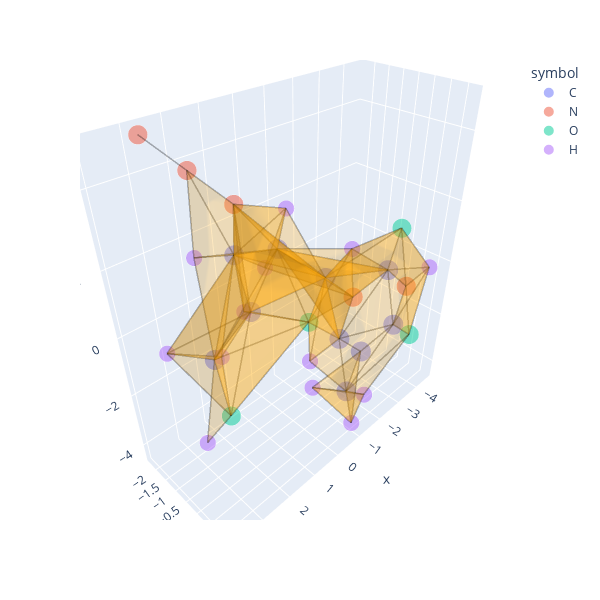

Notebook code cell kept with this figure:
### Markdown cell above
Compare the orientation of the above molecular complex with the complex generated from a randomly rotated point cloud:

### Code cell
# Generate a randomly rotated point cloud
a = DataAugmentation()
rand_rot_df_list = a.augment_single([unaligned_df], N_aug=1)
rand_rot_df = rand_rot_df_list[0]

# Generate and display the molecular complex
mm = MoleculeComplex()
mm.build(rand_rot_df)
mm.plot_skeleton(n=2, renderer='vscode+notebook_connected')

### Figure 1 — Plotly figure (JSON) as saved in the notebook; plotly's stock layout.template omitted (floating-point values rounded to 4 significant figures; data arrays with more than 128 entries replaced by an {"elided": "..."} marker saying what was removed)
{"data": [{"hovertemplate": "symbol=C<br>x=%{x}<br>y=%{y}<br>z=%{z}<br>vdw_radius=%{marker.size}<extra></extra>", "legendgroup": "C", "marker": {"color": "#636efa", "opacity": 0.5, "size": [1.7, 1.7, 1.7, 1.7, 1.7, 1.7, 1.7, 1.7, 1.7, 1.7], "sizemode": "area", "sizeref": 0.00425, "symbol": "circle"}, "mode": "markers", "name": "C", "scene": "scene", "showlegend": true, "type": "scatter3d", "x": [-1.395, -1.844, -0.8954, -0.2441, 0.02777, 1.46, 2.03, 2.873, -2.595, -3.19], "y": [0.4539, 0.5465, 0.4713, 0.4557, -0.9995, -0.9718, 0.2428, -0.1843, 0.6934, 0.6994], "z": [-3.699, -2.266, -1.243, 1.133, 1.469, 1.918, 1.177, -0.03067, 0.3892, -1.906]}, {"hovertemplate": "symbol=N<br>x=%{x}<br>y=%{y}<br>z=%{z}<br>vdw_radius=%{marker.size}<extra></extra>", "legendgroup": "N", "marker": {"color": "#EF553B", "opacity": 0.5, "size": [1.55, 1.55, 1.55, 1.55, 1.55], "sizemode": "area", "sizeref": 0.00425, "symbol": "circle"}, "mode": "markers", "name": "N", "scene": "scene", "showlegend": true, "type": "scatter3d", "x": [-1.266, 1.525, 2.108, 2.69, -3.534], "y": [0.5678, -0.7547, -1.551, -2.346, 0.7635], "z": [0.071, 3.362, 4.099, 4.835, -0.5935]}, {"hovertemplate": "symbol=O<br>x=%{x}<br>y=%{y}<br>z=%{z}<br>vdw_radius=%{marker.size}<extra></extra>", "legendgroup": "O", "marker": {"color": "#00cc96", "opacity": 0.5, "size": [1.52, 1.52, 1.52, 1.52], "sizemode": "area", "sizeref": 0.00425, "symbol": "circle"}, "mode": "markers", "name": "O", "scene": "scene", "showlegend": true, "type": "scatter3d", "x": [3.356, 0.9666, -2.966, -4.088], "y": [0.9496, 1.064, 0.741, 0.7729], "z": [-0.6969, 0.7363, 1.595, -2.788]}, {"hovertemplate": "symbol=H<br>x=%{x}<br>y=%{y}<br>z=%{z}<br>vdw_radius=%{marker.size}<extra></extra>", "legendgroup": "H", "marker": {"color": "#ab63fa", "opacity": 0.5, "size": [1.1, 1.1, 1.1, 1.1, 1.1, 1.1, 1.1, 1.1, 1.1, 1.1, 1.1, 1.1, 1.1], "sizemode": "area", "sizeref": 0.00425, "symbol": "circle"}, "mode": "markers", "name": "H", "scene": "scene", "showlegend": true, "type": "scatter3d", "x": [-2.244, -0.8811, -0.6858, 0.1459, -0.5827, -0.6636, -0.06211, 1.974, 2.682, 2.252, 3.732, 3.858, -4.543], "y": [0.5258, -0.516, 1.28, 0.3343, 0.9811, -1.38, -1.634, -1.924, 0.8372, -0.7929, -0.8012, 0.6118, 0.8634], "z": [-4.411, -3.866, -3.918, -1.509, 2.054, 2.253, 0.5593, 1.646, 1.855, -0.7256, 0.3178, -1.484, -0.3331]}, {"line": {"color": "black", "width": 3}, "mode": "lines", "name": "1-simplex", "opacity": 0.3, "showlegend": false, "type": "scatter3d", "x": {"elided": "303 float values"}, "y": {"elided": "303 float values"}, "z": {"elided": "303 float values"}}, {"alphahull": 0, "color": "orange", "i": [24, 17, 2, 24, 10, 10, 0, 3, 0, 11, 4, 16, 10, 3, 11, 4, 2, 25, 10, 4, 4, 11, 3, 11, 2, 27, 0, 3, 10, 8, 13, 0, 2, 16, 24, 2, 10, 0, 17, 0, 24, 2, 3, 10, 10, 10, 2, 5, 23, 10, 4, 11, 16, 0, 4, 10, 4, 0, 4, 31, 0, 0, 1, 25, 4, 3, 16, 10, 16, 10, 8, 26, 11, 11, 26, 4, 11, 10, 19, 27, 10, 2, 3, 10, 10, 16, 16, 24, 10], "j": [25, 18, 3, 6, 11, 4, 19, 4, 17, 12, 14, 17, 27, 4, 12, 13, 3, 5, 27, 6, 13, 28, 5, 28, 3, 10, 2, 14, 4, 6, 4, 1, 4, 14, 5, 3, 11, 20, 2, 19, 4, 13, 4, 13, 4, 29, 4, 6, 14, 6, 5, 12, 18, 18, 5, 12, 23, 1, 14, 14, 1, 1, 2, 3, 5, 4, 31, 11, 17, 11, 26, 5, 12, 5, 11, 5, 29, 11, 20, 6, 5, 4, 13, 4, 11, 14, 17, 5, 27], "k": [5, 31, 13, 7, 12, 7, 21, 13, 18, 29, 15, 31, 6, 5, 30, 22, 14, 6, 7, 7, 23, 6, 14, 29, 4, 11, 22, 23, 13, 7, 5, 20, 13, 15, 7, 5, 6, 21, 14, 20, 5, 22, 23, 5, 6, 6, 5, 7, 15, 7, 14, 28, 31, 19, 23, 13, 15, 17, 23, 15, 21, 2, 17, 5, 7, 14, 15, 28, 18, 13, 6, 6, 13, 6, 6, 6, 6, 5, 21, 7, 6, 22, 23, 5, 29, 31, 14, 6, 13], "name": "2-simplex", "opacity": 0.25, "type": "mesh3d", "x": [-1.395, -1.844, -0.8954, -1.266, -0.2441, 0.02777, 1.46, 1.525, 2.108, 2.69, 2.03, 2.873, 3.356, 0.9666, -2.595, -2.966, -3.534, -3.19, -4.088, -2.244, -0.8811, -0.6858, 0.1459, -0.5827, -0.6636, -0.06211, 1.974, 2.682, 2.252, 3.732, 3.858, -4.543], "y": [0.4539, 0.5465, 0.4713, 0.5678, 0.4557, -0.9995, -0.9718, -0.7547, -1.551, -2.346, 0.2428, -0.1843, 0.9496, 1.064, 0.6934, 0.741, 0.7635, 0.6994, 0.7729, 0.5258, -0.516, 1.28, 0.3343, 0.9811, -1.38, -1.634, -1.924, 0.8372, -0.7929, -0.8012, 0.6118, 0.8634], "z": [-3.699, -2.266, -1.243, 0.071, 1.133, 1.469, 1.918, 3.362, 4.099, 4.835, 1.177, -0.03067, -0.6969, 0.7363, 0.3892, 1.595, -0.5935, -1.906, -2.788, -4.411, -3.866, -3.918, -1.509, 2.054, 2.253, 0.5593, 1.646, 1.855, -0.7256, 0.3178, -1.484, -0.3331]}], "layout": {"height": 600, "legend": {"itemsizing": "constant", "title": {"text": "symbol"}, "tracegroupgap": 0}, "margin": {"t": 60}, "scene": {"domain": {"x": [0, 1], "y": [0, 1]}, "xaxis": {"title": {"text": "x"}}, "yaxis": {"title": {"text": "y"}}, "zaxis": {"title": {"text": "z"}}}, "width": 600}}
